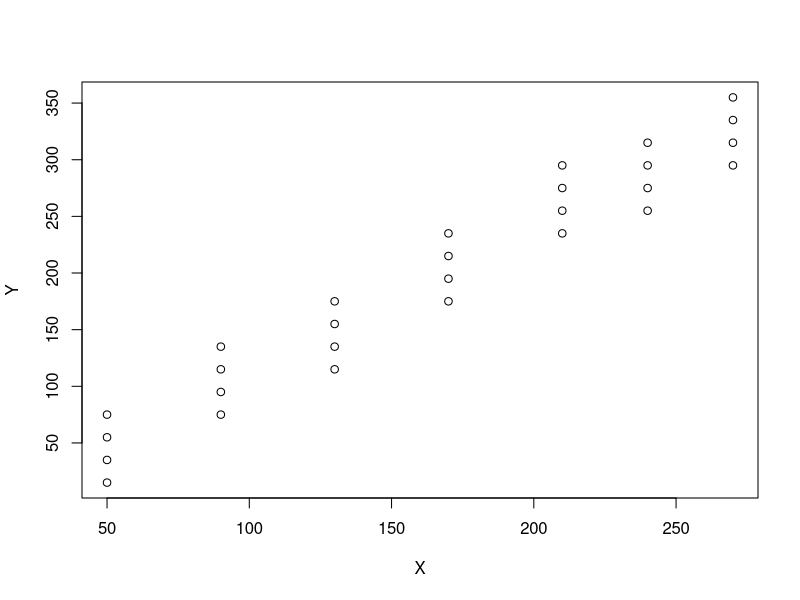

This figure's R source:
X <- c(50 ,
       130 ,
       170 ,
       270 ,
       90,
       210 ,
       50 ,
       130 ,
       270 ,
       240 ,
       170, 
       210 ,
       90 ,
       210, 
       90 ,
       240 ,
       50 ,
       240,
       270, 
       130 ,
       270 ,
       90 ,
       240,
       130 ,
       170 ,
       50 ,
       170 ,
       210 
)
Y <- c(15,
       115,
       215,
       335,
       95,
      295,
       55,
       155,
       295,
       315,
       175,
       275,
       75,
       255,
        115,
       255,
        35,
        275,
        315,
        135,
        355,
        135,
        295,
        175,
       235,
       75,
       195,
       235
)
cor(X,Y)
summary(lm(Y~X))
plot(X,Y)
